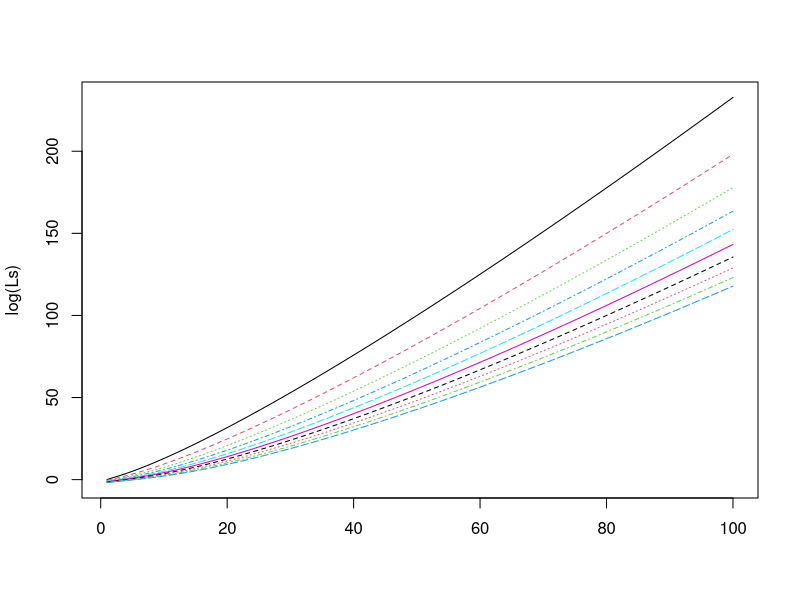

Generate this figure with R: (Note: this script raises an error after producing the figure.)
####
##  Does the min of ncx converge to a distribution?
####

## log 1+x
log_1_plus <- function(x) {
  if (abs(x) > 1e-3) return(log(1 + x))
  sum(-1 * (-x)^(1:20)/(1:20))
}

## med_loc breaks down at k > 20
med_loc <- function(k, z, L) qchisq(1 - (.5)^(1/L), k, k + z * sqrt(k))

med_loc2 <- function(k, z, L, lx = 0, ux = 100, nits = 100) {
  const <- -log(2)
  for (i in 1:nits) {
    xc <- (ux + lx)/2
    val <- L * log_1_plus(-pchisq(xc, k, k + z * sqrt(k)))
    if (val > const) {
      lx <- xc
    } else {
      ux <- xc
    }
    #print(xc)
  }
  xc
}


get_L <- function(x, k, z) {
  pp <- pchisq(x, k, k + z * sqrt(k))
  log(1/2)/log_1_plus(-pp)
}

mincdf <- function(x, k, z, L) 1 - exp(L * log_1_plus(-pchisq(x, k, k + z * sqrt(k))))
minpdf <- function(x, k, z, L) {
  pp <- pchisq(x, k, k + z * sqrt(k))
  L * exp(L * log_1_plus(-pp))/(1 - pp)
}

get_L(1, 100, -2.5)



k <- 30
L <- get_L(1, k, 0)
med_loc(k, 0, L)
med_loc2(k, 0, L)


Ls <- matrix(0, 100, 10)
for (k in 1:10) {
  Ls[, k] <- sapply(1:100, function(i) get_L(k, i, 0))  
}
matplot(log(Ls), type = "l")







mincdf(4, 100, Ls[100, 5])
mincdf(5, 100, Ls[100, 5])
mincdf(6, 100, Ls[100, 5])

minpdf(5, 80, Ls[80, 5])
minpdf(5, 100, Ls[100, 5])


## what happens with differnt y^2?


x_med <- 5
Xs <- matrix(0, 91, 10)
lalas <- -5:4/2
for (k in 1:10) {
  Xs[, k] <- sapply(10:100, function(i) med_loc2(i, lalas[k], Ls[i, x_med]))  
}
matplot(10:100, Xs, type = "l")
